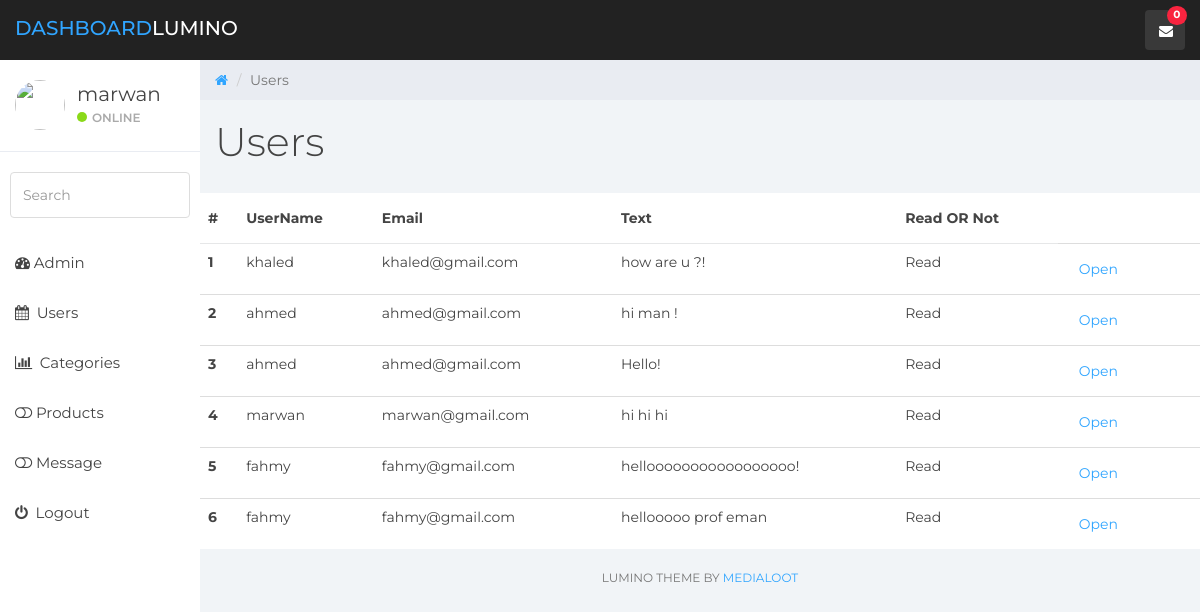
The app's page /core/dashboard/message.php (signed in) with its own data.
### tables this page shows
CREATE TABLE `massages` (
  `id` int(11) NOT NULL,
  `username` varchar(32) NOT NULL,
  `email` varchar(32) NOT NULL,
  `text` text NOT NULL,
  `bool` tinyint(1) NOT NULL
);

### core/dashboard/message.php (the view)
<?php
 include 'des_include/header.php';
 include 'des_include/nav.php';
 include 'des_include/sidebar.php';
?>
		<div class="col-sm-9 col-sm-offset-3 col-lg-10 col-lg-offset-2 main">
		<div class="row">
			<ol class="breadcrumb">
				<li><a href="#">
					<em class="fa fa-home"></em>
				</a></li>
				<li class="active">Users</li>
			</ol>
		</div>
		<div class="row">
			<div class="col-lg-12">
				<h1 class="page-header">Users</h1>
			</div>
			<table class="table table-hover">
			  <thead>
			    <tr>
			      <th scope="col">#</th>
			      <th scope="col">UserName</th>
                  <th scope="col">Email</th>
				  <th scope="col">Text</th>
                  <th scope="col">Read OR Not</th>
			    </tr>
			  </thead>
			  <tbody>
<?php
    $count = 1;
	$select_all_messages = "SELECT *  FROM massages";
	$result_all_messages = $connection->query($select_all_messages);
	foreach ($result_all_messages as $key_message) {
		$username = $key_message['username'];
		$email = $key_message['email'];
        $text = $key_message['text'];
        $bool = $key_message['bool'];
		if ($bool == 0) {
            $statue = 'Not';
        }
        else {
            $statue = 'Read';
        }
?>
				<tr>
			      <th scope="row"><?php echo $count++; ?></th>
			      <td><?php echo $username; ?></td>
				  <td><?php echo $email; ?></td>
                  <td><?php echo $text; ?></td>
                  <td><?php echo $statue; ?></td>
			      <td><a href="view_message.php?text=<?php echo $text; ?>&id=<?php echo $key_message['id'];?>" class="btn btn-primary>">Open</a><td>
			    </tr>
<?php } ?>
			  </tbody>
			</table>
		</div>
<?php
	include 'des_include/footer.php';
?>

### core/dashboard/css/styles.css (style rules this page uses)
body { background: #f1f4f7; padding-top: 60px; font-size: 14px; color: #444444; font-family: "Montserrat", "Helvetica Neue", Helvetica, Arial, sans-serif; }
a, a:hover, a:focus { color: #30a5ff; }
h1, h2, h3, h4, h5, h6 { color: #444444; }
h1 { font-weight: 300; font-size: 40px; }
.breadcrumb { border-radius: 0; padding: 10px 15px 10px 15px; background: #e9ecf2; margin: 0; }
h1.page-header { margin-top: 20px; border-bottom: 0; }
.table { background: #fff; }
.table > thead > tr > th { border-bottom: 1px solid #e6e7e8; vertical-align: middle; height: 50px; }

### records on screen
massages: username "khaled", email "khaled@gmail.com", text "how are u ?!", bool "Read"
massages: username "ahmed", email "ahmed@gmail.com", text "hi man !", bool "Read"
massages: username "ahmed", email "ahmed@gmail.com", text "Hello!", bool "Read"
massages: username "marwan", email "marwan@gmail.com", text "hi hi hi", bool "Read"
massages: username "fahmy", email "fahmy@gmail.com", text "hellooooooooooooooooo!", bool "Read"
massages: username "fahmy", email "fahmy@gmail.com", text "hellooooo prof eman", bool "Read"

### other values on screen
$c "0"
$_SESSION['adminname'] "marwan"
